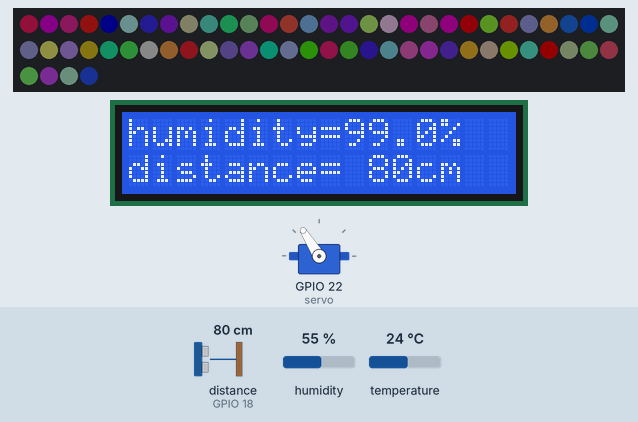
Bench run of a program on a simulated ESP32 board running MicroPython. Shown: 64 RGB LEDs in strip order, left to right, continuing on the next row, 16×2 character LCD, servo. The test bench sets the inputs (shaded band); at power-on: distance to the obstacle (sensor on GPIO 18) 80 cm, humidity 55 %, temperature 24 °C. The echo pulse lasts 58.3 µs per cm; dim RGB values are drawn brighter than linear; random numbers come from a fixed seed.

Above: at 1.2 s.
1.3 s: distance to the obstacle (sensor on GPIO 18) set to 17 cm
At 4.38 s:
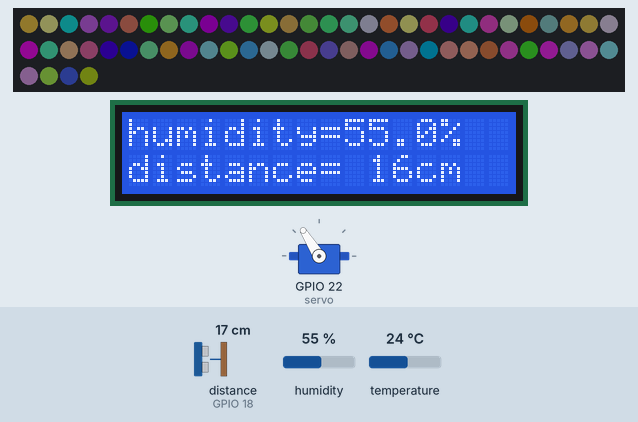
5.7 s: distance to the obstacle (sensor on GPIO 18) set to 12 cm
At 7.27 s:
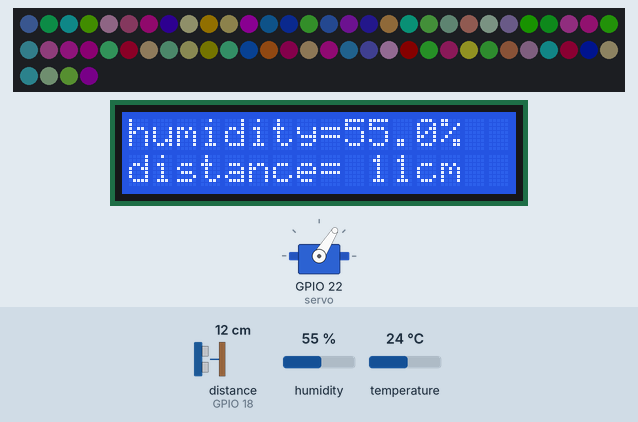
7.4 s: humidity set to 22 %
At 9.82 s:
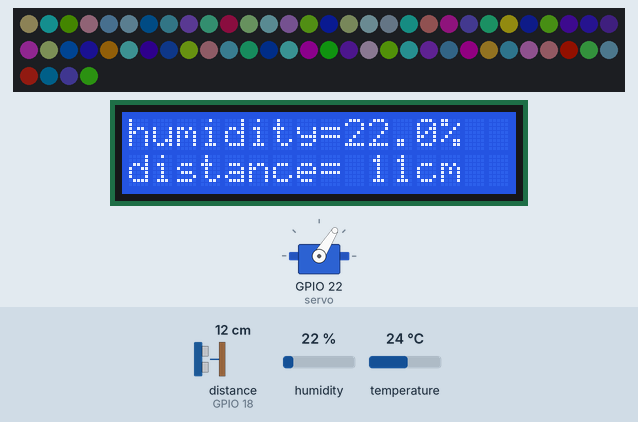
10.8 s: humidity set to 40 %
At 11.42 s:
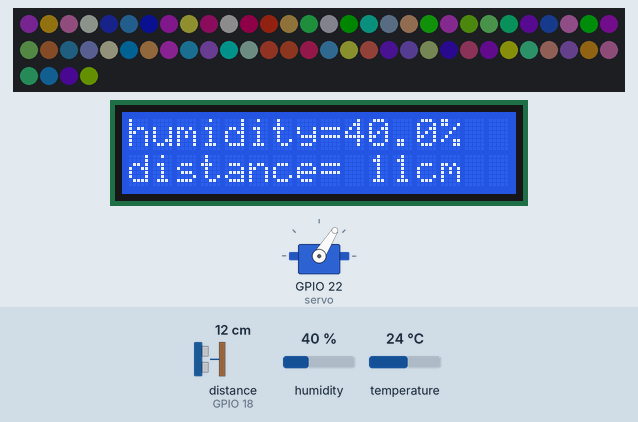
12.4 s: distance to the obstacle (sensor on GPIO 18) set to 2 cm
At 13.02 s:
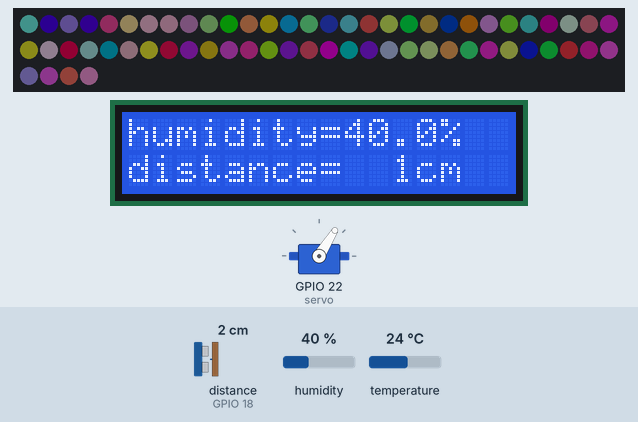
14.0 s: humidity set to 68 %
At 15.26 s:
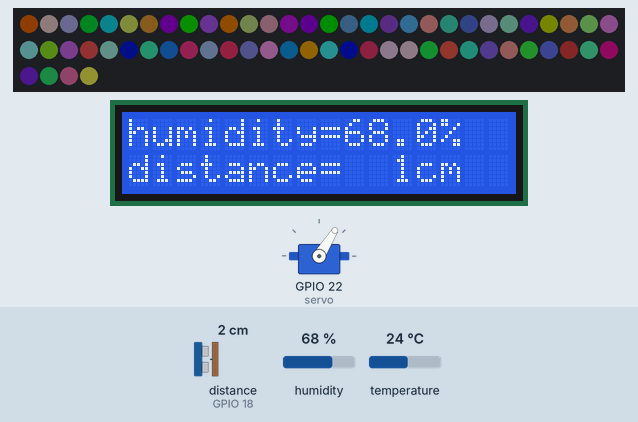
Timing chart, 0 to 17.0 s (numbered marks = the images above; inputs shaded):
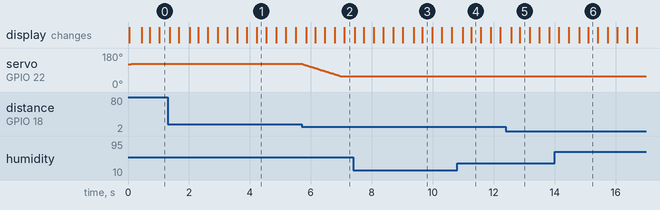

The program:

RGB__+________+_______.py
```python
'''
  舵机-->(22)
  (Trig)-->(5)
  (Echo)-->(18)
  SCL-->16
  SDA-->17
  DS-->27
   WS-->(13)
'''

#导入Pin模块
from machine import Pin
import time
from servo import Servo
from machine import Timer
from hcsr04 import HCSR04
from neopixel import NeoPixel
import random
from machine import ADC
from machine import Pin,I2C
from i2c_lcd import I2cLcd
import dht

#定义HCSR04控制对象
hcsr04=HCSR04(trigger_pin=5, echo_pin=18)
#定义SG90舵机控制对象
servo = Servo(Pin(22))
#定义DHT22控制对象
dht22=dht.DHT22(Pin(27))
#定义RGB控制对象
#控制引脚为13，RGB灯串联5个
pin=13
rgb_num=64
rgb_led=NeoPixel(Pin(pin,Pin.OUT),rgb_num)
# LCD 1602 I2C 地址
DEFAULT_I2C_ADDR = 0x27
# 初始化GPIO口
# def setup():
# global lcd
i2c = I2C(1,sda=Pin(17),scl=Pin(16),freq=400000)
lcd = I2cLcd(i2c, DEFAULT_I2C_ADDR, 2, 16)  # 初始化(设备地址, 背光设置)
#定义按键控制对象
key1=Pin(12,Pin.IN,Pin.PULL_UP)
key2=Pin(14,Pin.IN,Pin.PULL_UP)
key3=Pin(26,Pin.IN,Pin.PULL_UP)
key4=Pin(25,Pin.IN,Pin.PULL_UP)
key5=Pin(33,Pin.IN,Pin.PULL_UP)
key6=Pin(32,Pin.IN,Pin.PULL_UP)

key_en=1
#按键扫描函数
def key_scan():
    global key_en
    if key_en==1 and (key1.value()==0 or key2.value()==0 or key3.value()==0 or key4.value()==0 or
                      key5.value()==0 or key6.value()==0  ):
        time.sleep_ms(10)
        key_en=0
        if key1.value()==0:
            return 1
        elif key2.value()==0:
            return 2
        elif key3.value()==0:
            return 3
        elif key4.value()==0:
            return 4
        elif key5.value()==0:
            return 5
        elif key6.value()==0:
            return 6
    elif (key1.value()==1 and key2.value()==1 and key3.value()==1 and key4.value()==1 and
          key5.value()==1 and key6.value()==1  ) :
        key_en=1
    return 0

brightness=18
delay=40
mode=1
def key_get(): #获取键值并改变变量的值
    global brightness
    global delay
    global mode
    key=key_scan()
    if key==1 and brightness<60 :
        brightness+=6
    elif key==2 and brightness>6 :
        brightness-=6
    elif key==3 and delay<90 :
        delay+=10
    elif key==4 and delay>10 :
        delay-=10
    elif key==5 and mode<1 :
        mode+=1
    elif key==6 and mode>0 :
        mode-=1

b=0
c=120
g=0
h=0
humi=99
k=0
l=0
m=0
servo.write_angle(c)
#定时器0中断函数
def time0_irq(time0):
    global b
    global c
    global g
    global h
    global k
    global l
    global m
    global humi
    global brightness
    global delay
    global mode
    key_get()
    distance=hcsr04.distance_cm()
    if distance>15 and c<=120:
        c+=2
        servo.write_angle(c)
    if distance<15 and distance>=0 and c>=60:
        c-=2
        servo.write_angle(c)
    g+=1
    m+=1
    if g==8 : #每8个周期RGB灯随机变色,屏幕刷新
        g=0
        if mode==1 :
            for i in range(rgb_num):
                d=random.randint(0,brightness)
                e=random.randint(0,brightness)
                f=random.randint(0,brightness)
                rgb_led[i]=(d, e, f)
            rgb_led.write()
        if mode==0 :
            for i in range(rgb_num):
                rgb_led[i]=(0, 0, 0)
            rgb_led.write()
        lcd.putstr("humidity=%.1f"%humi)
        lcd.putstr("%  ")
        lcd.putstr("distance=%3d"%distance)
        lcd.putstr("cm  ")

    if m==45: #每45个周期测量湿度
        m=0
        dht22.measure()  #调用DHT类库中测量数据的函数
        humi = dht22.humidity()

#程序入口
if __name__=="__main__":
    time0=Timer(0)  #创建time0定时器对象
    time0.init(period=40,mode=Timer.PERIODIC,callback=time0_irq)
    while True:
        pass
```

Measured:
- the behaviour switches between 15 and 14 cm on distance to the obstacle (sensor on GPIO 18) (found by bisection; images 1 and 2)
- after the input at 5.7 s, servo on GPIO 22 (servo): moves from 122° to 58° over 1.2 s, starting at once
